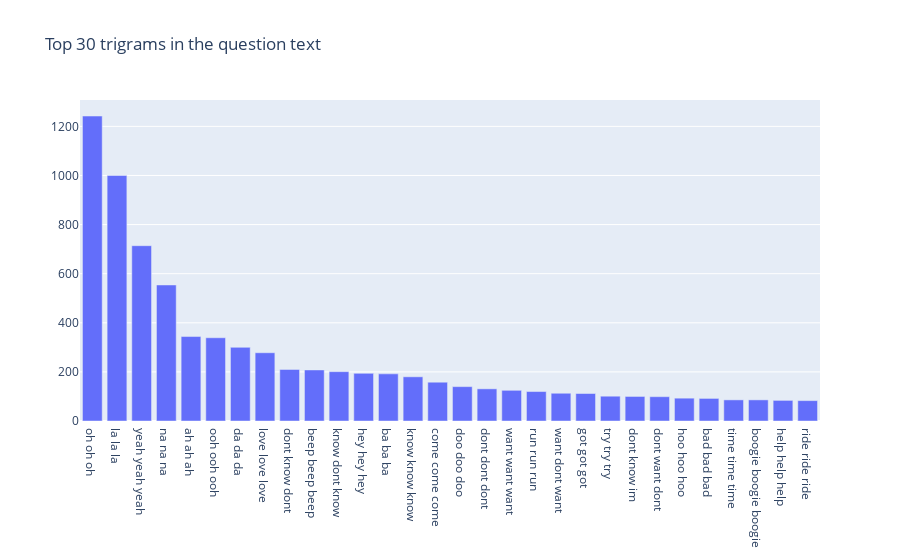

Notebook code cell kept with this figure:
### Code cell
def get_top_n_trigram(corpus, n=None):
    vec = CountVectorizer(ngram_range=(3, 3), stop_words='english').fit(corpus)
    bag_of_words = vec.transform(corpus)
    sum_words = bag_of_words.sum(axis=0) 
    words_freq = [(word, sum_words[0, idx]) for word, idx in vec.vocabulary_.items()]
    words_freq =sorted(words_freq, key = lambda x: x[1], reverse=True)
    return words_freq[:n]
common_words = get_top_n_trigram(songlyrics['cleaned_lyrics'], 30)
df4 = pd.DataFrame(common_words, columns = ['trigram' , 'count'])

fig = go.Figure([go.Bar(x=df4['trigram'], y=df4['count'])])
fig.update_layout(title=go.layout.Title(text="Top 30 trigrams in the question text"))
fig.show()

### Figure 1 — Plotly figure (JSON) as saved in the notebook; plotly's stock layout.template omitted (floating-point values rounded to 4 significant figures)
{"data": [{"type": "bar", "x": ["oh oh oh", "la la la", "yeah yeah yeah", "na na na", "ah ah ah", "ooh ooh ooh", "da da da", "love love love", "dont know dont", "beep beep beep", "know dont know", "hey hey hey", "ba ba ba", "know know know", "come come come", "doo doo doo", "dont dont dont", "want want want", "run run run", "want dont want", "got got got", "try try try", "dont know im", "dont want dont", "hoo hoo hoo", "bad bad bad", "time time time", "boogie boogie boogie", "help help help", "ride ride ride"], "y": [1242, 1000, 714, 554, 344, 339, 300, 278, 210, 208, 201, 194, 192, 180, 158, 140, 131, 125, 120, 113, 112, 101, 100, 99, 93, 92, 86, 86, 84, 83]}], "layout": {"title": {"text": "Top 30 trigrams in the question text"}}}
